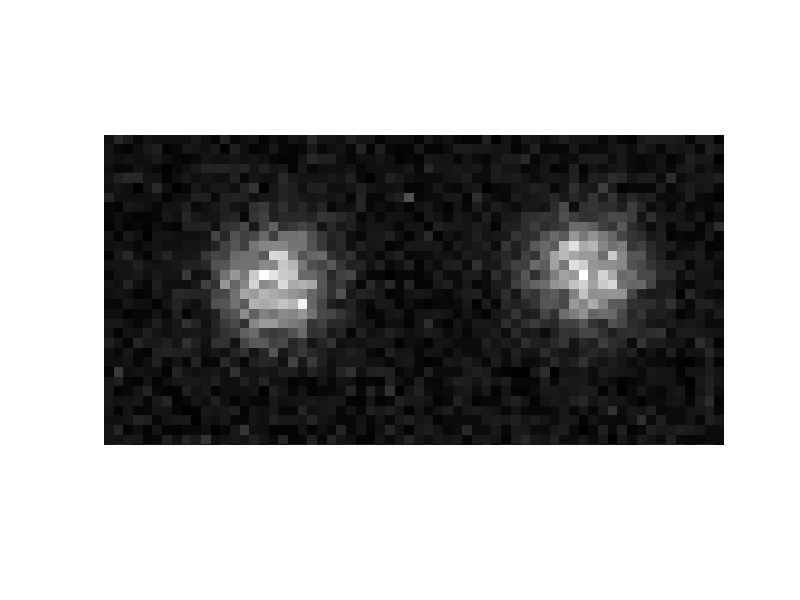

Reproduce this figure in MATLAB.
% MATLAB implementation test
function mlegaussfit()

    % Parameters format: X, Y, Sigma, I_0, I_bg

    W = 32; H =32;
    Pcenter = [ W/2 H/2 4 3000 5 ];  %
    [img, imgcv] = makesample ([H W], Pcenter);

    
    % Localize
    N = 20;
    iterations = 8;
    for k = 1 : N
        P = Pcenter+(rand(1,5)-.5).*[5 5 1 300 5 ];
        Pinitial = P+(rand(1,5)-.5).*[5 5 0 300 10 ];
        
        smp = makesample([H W], P);
        figure(1);
        imshow([ normalize(smp) normalize(makesample([H W], Pinitial)) ]);
        figure(2);
        Pinitial(1:2)=computeCOM(smp);
        Pestimate = fitgauss(smp, Pinitial, iterations);

        d=P-Pestimate;
        dist(k) = sqrt (dot( d(1:2), d(1:2) ));
        fprintf('dist[%d], xy: %f, sigma: %f, I0%%: %f\n', k, dist(k), abs(d(3)), abs(d(4))/P(4));
    end
    
    fprintf('Mean xy dist: %f\n', mean(dist));
end

function COM = computeCOM(smp)
    [h,w]=size(smp);
    [X,Y] = meshgrid(1:w,1:h);
    c = smp.*X; COMx = sum(c(:)) / sum(smp(:));
    c = smp.*Y; COMy = sum(c(:)) / sum(smp(:));
    COM = [COMx COMy];
end

function Pestimate = fitgauss(smpimg, P, iterations, dbgShow)

    if nargin<4
        dbgShow=0;
    end

    dim = size(smpimg);
    [X,Y] = meshgrid(0:dim(2)-1,0:dim(1)-1);
    
    for k=1:iterations
        Sx = P(1); Sy = P(2); Sigma = P(3); I0 = P(4); Ibg = P(5);
        
        Xexp0 = (X-Sx + .5) / (sqrt(2)*Sigma);
        Yexp0 = (Y-Sy + .5) / (sqrt(2)*Sigma);
        
        Xexp1 = (X-Sx - .5) / (sqrt(2)*Sigma);
        Yexp1 = (Y-Sy - .5) / (sqrt(2)*Sigma);

        DeltaX = 0.5 * erf( Xexp0 ) - 0.5 * erf(Xexp1);
        DeltaY = 0.5 * erf( Yexp0 ) - 0.5 * erf(Yexp1);
        mu = Ibg + I0 * DeltaX .* DeltaY;
        
        dmu_dx = I0/(sqrt(2*pi)*Sigma) * ( exp(-Xexp1.^2) - exp(-Xexp0.^2 ) ) .* DeltaY;
        dmu_dy = I0/(sqrt(2*pi)*Sigma) * ( exp(-Yexp1.^2) - exp(-Yexp0.^2 ) ) .* DeltaX;
        dmu_dI0 = DeltaX.*DeltaY;
        dmu_dIbg = 1;
        
        d2mu_dx = I0/(sqrt(2*pi)*Sigma.^3) * ( (X - Sx - .5) .* exp (-Xexp1.^2) - (X - Sx + .5) .* exp (-Xexp0.^2) ) .* DeltaY;
        d2mu_dy = I0/(sqrt(2*pi)*Sigma.^3) * ( (Y - Sy - .5) .* exp (-Yexp1.^2) - (Y - Sy + .5) .* exp (-Yexp0.^2) ) .* DeltaX;
        %d2mu_dI0 = 0
        %d2mu_dIbg = 0
 
 %       imshow([ normalize(mu) normalize(dmu_dx) normalize(dmu_dy)] );
        
        dL_dx = dmu_dx .* ( smpimg ./ mu - 1 );
        dL_dy = dmu_dy .* ( smpimg ./ mu - 1 );
        dL_dI0 = dmu_dI0 .* ( smpimg ./ mu - 1 );
        dL_dIbg = dmu_dIbg .* ( smpimg ./ mu - 1 );
        
        dL = [ sum(dL_dx(:)) sum(dL_dy(:)) 0 sum(dL_dI0(:)) sum(dL_dIbg(:)) ];
      %  dL = [ sum(dL_dx(:)) sum(dL_dy(:)) 0 0 0 ];
        
        dL2_dx = d2mu_dx .* ( smpimg ./ mu - 1 ) - dmu_dx.^2 .* smpimg ./ (mu.^2);
        dL2_dy = d2mu_dy .* ( smpimg ./ mu - 1 ) - dmu_dy.^2 .* smpimg ./ (mu.^2);
        dL2_dI0 = - dmu_dI0.^2 .* smpimg ./ (mu.^2);
        dL2_dIbg = - smpimg ./ (mu.^2);
        
        dL2 = [ sum(dL2_dx(:)) sum(dL2_dy(:)) 1 sum(dL2_dI0(:)) sum(dL2_dIbg(:)) ];
        
        % DeltaP = 0.005*dL;% ./ dL2; gradient descent
        DeltaP = - dL./dL2; % Newton-raphson

        if (dbgShow)
            imshow([ normalize(mu) normalize(dmu_dx) normalize(dmu_dy); ...
                normalize(dL_dI0) normalize(d2mu_dx) normalize(d2mu_dy); ...
                normalize(smpimg) normalize(dL_dx) normalize(dL_dy)]);
            drawnow;
            fprintf('dx: %f, dy: %f, dI0: %f\n', DeltaP(1), DeltaP(2), DeltaP(4));
        end
        P = P + DeltaP;
      %  pause
        
    end
    
    Pestimate = P;
end


function [img, imgcv] = makesample(Size, P)
    [Y,X] = ndgrid (0:Size(1)-1, 0:Size(2)-1);
    
    % Read parameters
    Sx = P(1); Sy = P(2); Sigma = P(3); I0 = P(4); Ibg = P(5);
    
    % Center value:
    imgcv = Ibg + I0 * exp ( - ((X-Sx).^2+(Y-Sy).^2) / (2*Sigma^2) ) / (2*pi*Sigma^2);
    imgcv = poissrnd(imgcv);
    
    % Expected values
    edenom = 1/sqrt(2*Sigma^2);
    DeltaX = 0.5 * erf( (X-Sx + .5) * edenom ) - 0.5 * erf((X-Sx - .5) * edenom);
    DeltaY = 0.5 * erf( (Y-Sy + .5) * edenom ) - 0.5 * erf((Y-Sy - .5) * edenom );
    img = Ibg + I0 * DeltaX .* DeltaY;
    
    img = poissrnd(img);
end



function d = normalize(d)
    minv = min(d(:));
    maxv = max(d(:));
    
    d = (d-minv) ./ (maxv-minv);
end
